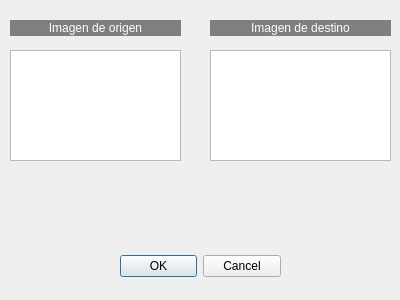
<?xml version="1.0" encoding="UTF-8"?>
<ui version="4.0">
 <class>Perspectiva</class>
 <widget class="QDialog" name="Perspectiva">
  <property name="geometry">
   <rect>
    <x>0</x>
    <y>0</y>
    <width>400</width>
    <height>300</height>
   </rect>
  </property>
  <property name="windowTitle">
   <string>Dialog</string>
  </property>
  <widget class="QDialogButtonBox" name="buttonBox">
   <property name="geometry">
    <rect>
     <x>120</x>
     <y>250</y>
     <width>161</width>
     <height>32</height>
    </rect>
   </property>
   <property name="orientation">
    <enum>Qt::Horizontal</enum>
   </property>
   <property name="standardButtons">
    <set>QDialogButtonBox::Cancel|QDialogButtonBox::Ok</set>
   </property>
  </widget>
  <widget class="QListWidget" name="listWidget">
   <property name="geometry">
    <rect>
     <x>10</x>
     <y>50</y>
     <width>171</width>
     <height>111</height>
    </rect>
   </property>
   <property name="alternatingRowColors">
    <bool>false</bool>
   </property>
   <property name="viewMode">
    <enum>QListView::ListMode</enum>
   </property>
   <property name="currentRow">
    <number>-1</number>
   </property>
  </widget>
  <widget class="QLabel" name="label_2">
   <property name="geometry">
    <rect>
     <x>10</x>
     <y>20</y>
     <width>171</width>
     <height>16</height>
    </rect>
   </property>
   <property name="styleSheet">
    <string notr="true">background-color: rgb(127, 127, 127);
color: rgb(255, 255, 255);</string>
   </property>
   <property name="text">
    <string>Imagen de origen</string>
   </property>
   <property name="alignment">
    <set>Qt::AlignCenter</set>
   </property>
  </widget>
  <widget class="QLabel" name="label_3">
   <property name="geometry">
    <rect>
     <x>210</x>
     <y>20</y>
     <width>181</width>
     <height>16</height>
    </rect>
   </property>
   <property name="styleSheet">
    <string notr="true">background-color: rgb(127, 127, 127);
color: rgb(255, 255, 255);</string>
   </property>
   <property name="text">
    <string>Imagen de destino</string>
   </property>
   <property name="alignment">
    <set>Qt::AlignCenter</set>
   </property>
  </widget>
  <widget class="QListWidget" name="listWidget_2">
   <property name="geometry">
    <rect>
     <x>210</x>
     <y>50</y>
     <width>181</width>
     <height>111</height>
    </rect>
   </property>
   <property name="alternatingRowColors">
    <bool>false</bool>
   </property>
   <property name="viewMode">
    <enum>QListView::ListMode</enum>
   </property>
   <property name="currentRow">
    <number>-1</number>
   </property>
  </widget>
 </widget>
 <resources/>
 <connections>
  <connection>
   <sender>buttonBox</sender>
   <signal>accepted()</signal>
   <receiver>Perspectiva</receiver>
   <slot>accept()</slot>
   <hints>
    <hint type="sourcelabel">
     <x>248</x>
     <y>254</y>
    </hint>
    <hint type="destinationlabel">
     <x>157</x>
     <y>274</y>
    </hint>
   </hints>
  </connection>
  <connection>
   <sender>buttonBox</sender>
   <signal>rejected()</signal>
   <receiver>Perspectiva</receiver>
   <slot>reject()</slot>
   <hints>
    <hint type="sourcelabel">
     <x>316</x>
     <y>260</y>
    </hint>
    <hint type="destinationlabel">
     <x>286</x>
     <y>274</y>
    </hint>
   </hints>
  </connection>
 </connections>
</ui>
